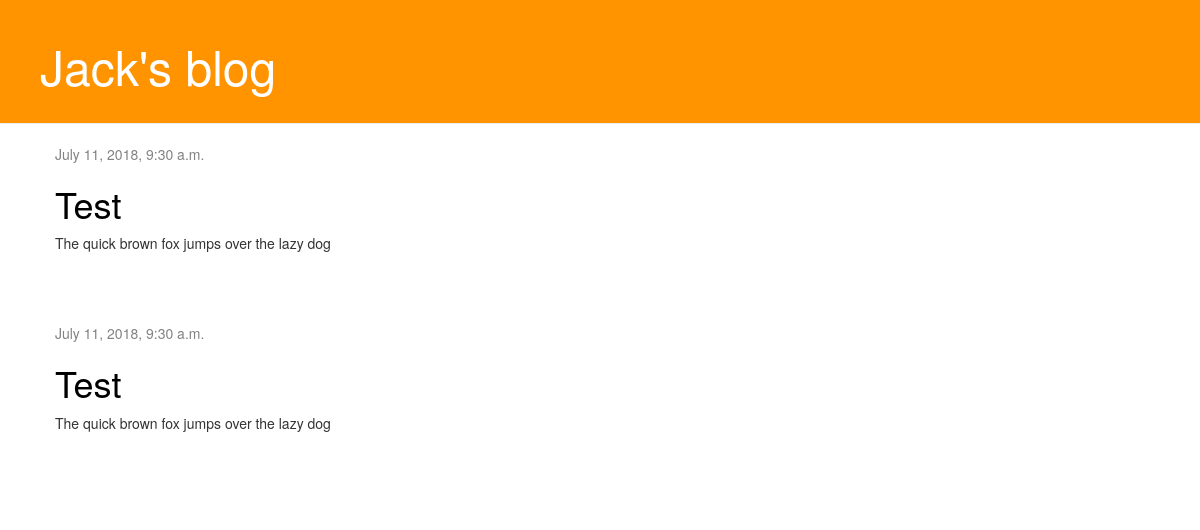
/, run on an earlier commit of the app's database.
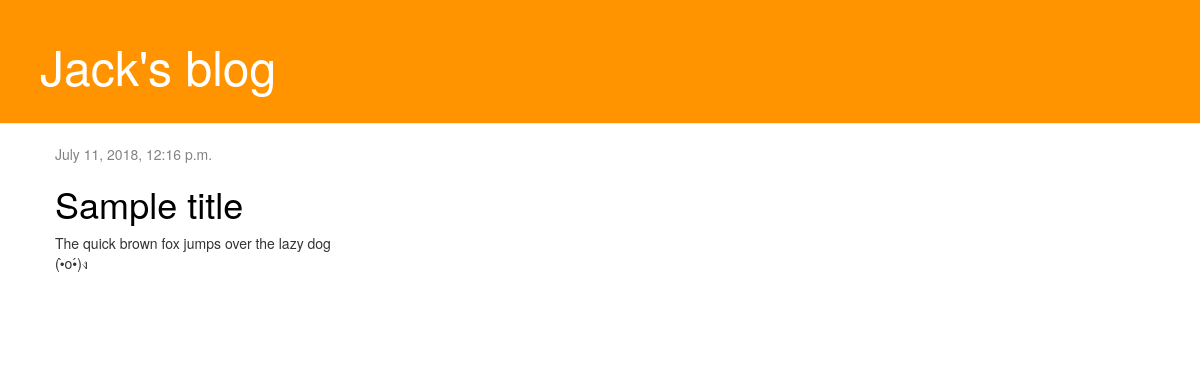
And on a later commit of the database.
### blog/models.py (models this page shows, shortened)
class Post(models.Model):
    author = models.ForeignKey('auth.User', on_delete=models.CASCADE)
    title = models.CharField(max_length=200)
    text = models.TextField()
    created_date = models.DateTimeField(
            default=timezone.now)
    published_date = models.DateTimeField(
            blank=True, null=True)

### blog/views.py (the view)
# urls.py: url(r'^$', views.post_list, name='post_list'),
def post_list(request):
    posts = Post.objects.filter(published_date__lte=timezone.now()).order_by('published_date')
    return render(request, 'blog/post_list.html', {'posts': posts})

### blog/post_list.html
{% extends 'blog/base.html' %}
{% block content %}
    {% for post in posts %}
        <div class="post">
            <div class="date">
                {{ post.published_date }}
            </div>
            <h1><a href="{% url 'post_detail' pk=post.pk %}">{{ post.title }}</a></h1>
            <p>{{ post.text|linebreaksbr }}</p>
        </div>
    {% endfor %}
{% endblock %}

What changed in the data, as far as the page shows it:
removed Post: published_date "July 11, 2018, 9:30 a.m.", title "Test", text "The quick brown fox jumps over the lazy dog"
removed Post: published_date "July 11, 2018, 9:30 a.m.", title "Test", text "The quick brown fox jumps over the lazy dog"
added Post: published_date "July 11, 2018, 12:16 p.m.", title "Sample title", text "The quick brown fox jumps over the lazy dog (•̀o•́)ง"
